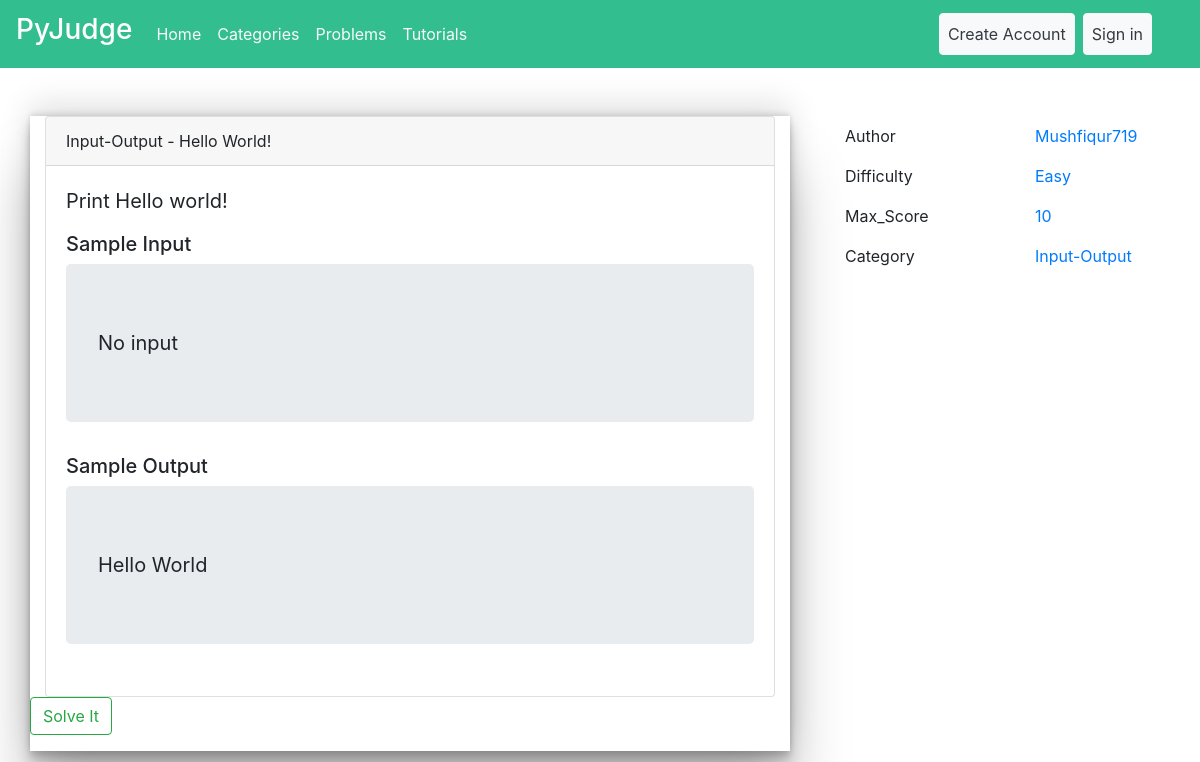
Screenshot of /problems/solve-section/1 with the database file from the repository.
### Problems/models.py (models this page shows, shortened)
class Problems(models.Model):
    setter = models.ForeignKey(User, on_delete=models.CASCADE, null= True)
    problem_id = models.CharField(max_length=100, unique=True)
    problem_name = models.CharField(max_length=100, unique=True)
    Problem_text = models.TextField()
    sample_input = models.CharField(max_length=255, null=True)
    sample_output = models.CharField(max_length=255, null=True)
    input = models.FileField(upload_to='Documents/TestCase/Input', null=True)
    output = models.FileField(upload_to='Documents/TestCase/Output', null=True)
    category = models.CharField(max_length=100, choices=CATEGORY, null=True)
    level = models.CharField(max_length=20, choices=LEVEL, null=True)

### Problems/views.py (the view)
# urls.py: path('solve-section/<int:pk>', ProblemDetailView.as_view(), name='solve-section'),
class ProblemDetailView(DetailView):
    model = Problems
    template_name = 'Problems/solve_section.html'

### Templates/Problems/solve_section.html (shortened to what this page needs)
{%extends 'User/base.html' %}
{% load crispy_forms_tags %}
{% block content %}
  <div class="container float">
    <div class="row mt-5">
      <div class="col-lg-8" style="box-shadow: rgba(0, 0, 0, 0.25) 0px 54px 55px, rgba(0, 0, 0, 0.12) 0px -12px 30px, rgba(0, 0, 0, 0.12) 0px 4px 6px, rgba(0, 0, 0, 0.17) 0px 12px 13px, rgba(0, 0, 0, 0.09) 0px -3px 5px;">
        <div class="card">
          <div class="card-header">
            {{object.category}} - {{object.problem_name}}
          </div>
          <div class="card-body">
            <blockquote class="blockquote mb-0">
              <p>{{object.Problem_text}}</p>
              <h5>Sample Input</h5>
              <div class="jumbotron">
                {{object.sample_input}}
              </div>
              <h5>Sample Output</h5>
              <div class="jumbotron">
                {{object.sample_output}}
              </div>
            </blockquote>
          </div>
        </div>
          <div class="row mb-3">
            <a class="btn btn-outline-success float-right" href="{% url 'solve' %}">Solve It</a>
          </div>
      </div>
      <div class="col-lg-4">
        <div class="row">
          <div class="col-lg-6">
            <ul style="list-style-type: none;">
              <li class="py-2">Author</li>
              <li class="py-2">Difficulty</li>
              <li class="py-2">Max_Score</li>
              <li class="py-2">Category</li>
            </ul>
          </div>
          <div class="col-lg-6">
            <ul style="list-style-type: none;">
              <li class="py-2">
                <a href="#authorname">{{object.setter}}</a>
              </li>
              <li class="py-2">
                <a href="#difficulty">{{object.level}}</a>
              </li>
              <li class="py-2">
                <a href="#Max_score">10</a>
              </li>
              <li class="py-2">
                <a href="#Category">{{object.category}}</a>
              </li>
            </ul>
          </div>
        </div>
      </div>
    </div>
  </div>
{% endblock %}

### rows the page displays
Problems: category "Input-Output", problem_name "Hello World!", Problem_text "Print Hello world!", sample_input "No input", sample_output "Hello World", setter "Mushfiqur719", level "Easy"
